Frame 1 (no input): blank canvas, image omitted
Frame 60 (no input): blank canvas, image omitted
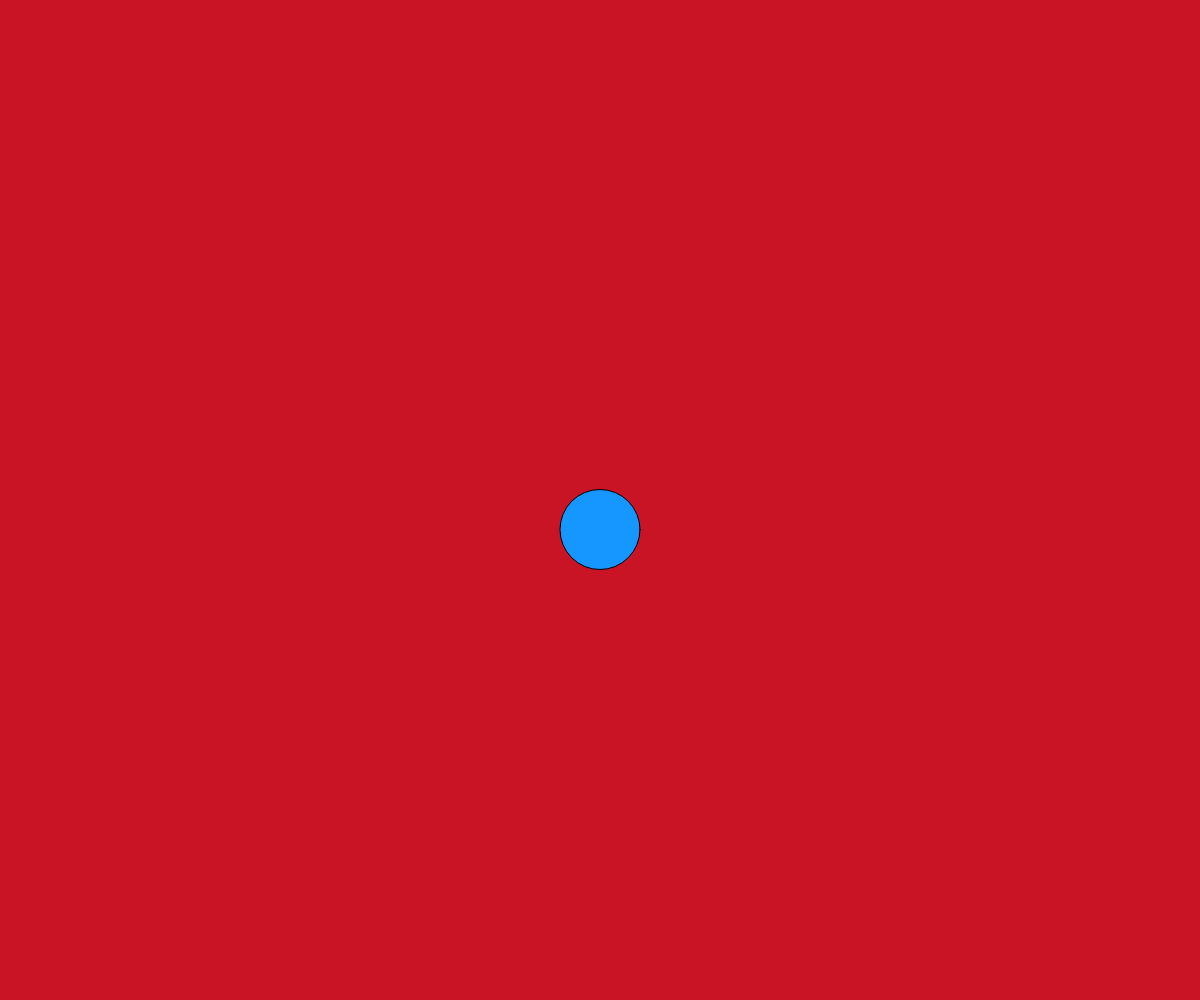
Frame 120 (the mouse pressed at the canvas centre since frame 60)

The p5.js sketch whose frames 1 and 60 were blank and that drew this single picture after the mouse press (run headless with seeded random() and noise() and a simulated clock; from frame 60 on, the mouse is pressed at the canvas centre):

// p5.js sketch
// ── sketch.js
var x = [];
var y = [];
var sizes = [];

function setup() {
  createCanvas (windowWidth, windowHeight);
}

function draw() {
  background(200,20,36);
  for (var i = 0; i < y.length; i++) {
    if (dist(x[i], y[i], mouseX, mouseY) > 40) {
      fill (255);
    }
    else {
      fill (22, 150, 255);
    }
    ellipse(x[i], y[i], 80, 80);
    y[i] = y[i] + .5;
  }

}

function mousePressed() {
  x.push(mouseX);
  y.push(mouseY);
}
